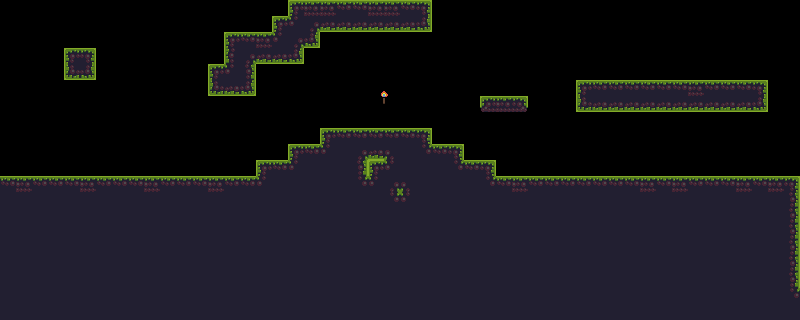

The image is a tile-based game level rendered from a .tmx file. Its description and complete source (layers, tilesets, objects, tile grids) follow:
An orthogonal 50x20 tile map with 16x16 px tiles, 2 tile layers (Tile Layer 1, entity), 2 tilesets.

<map version="1.5" tiledversion="1.7.2" orientation="orthogonal" renderorder="right-down" width="50" height="20" tilewidth="16" tileheight="16" infinite="0" nextlayerid="4" nextobjectid="1">
 <tileset firstgid="1" source="environment.tsx" />
 <tileset firstgid="73" name="torches" tilewidth="32" tileheight="32" tilecount="3" columns="3">
  <image source="torches.png" width="96" height="32" />
  <tile id="0">
   <animation>
    <frame tileid="0" duration="700" />
    <frame tileid="1" duration="700" />
    <frame tileid="2" duration="700" />
   </animation>
  </tile>
 </tileset>
 <layer id="1" name="Tile Layer 1" width="50" height="20">
  <data encoding="csv">
0,0,0,0,0,0,0,0,0,0,0,0,0,0,0,0,0,0,1,44,44,29,2,44,44,2,3,0,0,0,0,0,0,0,0,0,0,0,0,0,0,0,0,0,0,0,0,0,0,0,
0,0,0,0,0,0,0,0,0,0,0,0,0,0,0,0,0,1,30,4,5,26,5,26,5,5,27,0,0,0,0,0,0,0,0,0,0,0,0,0,0,0,0,0,0,0,0,0,0,0,
0,0,0,0,0,0,0,0,0,0,0,0,0,0,1,2,44,30,4,27,0,0,0,0,0,0,0,0,0,0,0,0,0,0,0,0,0,0,0,0,0,0,0,0,0,0,0,0,0,0,
0,0,0,0,1,3,0,0,0,0,0,0,0,0,13,4,26,5,27,0,0,0,0,0,0,0,0,0,0,0,0,0,0,0,0,0,0,0,0,0,0,0,0,0,0,0,0,0,0,0,
0,0,0,0,25,27,0,0,0,0,0,0,0,1,30,15,0,0,0,0,0,0,0,0,0,0,0,0,0,0,0,0,0,0,0,0,0,0,0,0,0,0,0,0,0,0,0,0,0,0,
0,0,0,0,0,0,0,0,0,0,0,0,0,25,26,27,0,0,0,0,0,0,0,0,0,0,0,0,0,0,0,0,0,0,0,0,1,29,2,2,2,29,2,44,29,29,29,3,0,0,
0,0,0,0,0,0,0,0,0,0,0,0,0,0,0,0,0,0,0,0,0,0,0,73,0,0,0,0,0,0,43,44,45,0,0,0,25,5,26,5,5,5,26,5,5,26,5,27,0,0,
0,0,0,0,0,0,0,0,0,0,0,0,0,0,0,0,0,0,0,0,0,0,0,0,0,0,0,0,0,0,0,0,0,0,0,0,0,0,0,0,0,0,0,0,0,0,0,0,0,0,
0,0,0,0,0,0,0,0,0,0,0,0,0,0,0,0,0,0,0,0,1,29,2,2,29,29,3,0,0,0,0,0,0,0,0,0,0,0,0,0,0,0,0,0,0,0,0,0,0,0,
0,0,0,0,0,0,0,0,0,0,0,0,0,0,0,0,0,0,1,29,30,14,4,5,6,14,28,2,3,0,0,0,0,0,0,0,0,0,0,0,0,0,0,0,0,0,0,0,0,0,
0,0,0,0,0,0,0,0,0,0,0,0,0,0,0,0,1,29,30,14,14,14,16,1,30,14,14,14,28,2,3,0,0,0,0,0,0,0,0,0,0,0,0,0,0,0,0,0,0,0,
2,44,29,29,2,44,2,29,29,44,2,29,29,44,29,29,30,14,14,14,14,14,28,30,4,6,14,14,14,14,28,2,44,29,29,2,2,2,29,2,44,2,44,29,29,2,44,2,44,3,
14,14,14,14,14,14,14,14,14,14,14,14,14,14,14,14,14,14,14,14,14,14,14,14,28,30,14,14,14,14,14,14,14,14,14,14,14,14,14,14,14,14,14,14,14,14,14,14,14,15,
14,14,14,14,14,14,14,14,14,14,14,14,14,14,14,14,14,14,14,14,14,14,14,14,14,14,14,14,14,14,14,14,14,14,14,14,14,14,14,14,14,14,14,14,14,14,14,14,14,15,
14,14,14,14,14,14,14,14,14,14,14,14,14,14,14,14,14,14,14,14,14,14,14,14,14,14,14,14,14,14,14,14,14,14,14,14,14,14,14,14,14,14,14,14,14,14,14,14,14,15,
14,14,14,14,14,14,14,14,14,14,14,14,14,14,14,14,14,14,14,14,14,14,14,14,14,14,14,14,14,14,14,14,14,14,14,14,14,14,14,14,14,14,14,14,14,14,14,14,14,16,
14,14,14,14,14,14,14,14,14,14,14,14,14,14,14,14,14,14,14,14,14,14,14,14,14,14,14,14,14,14,14,14,14,14,14,14,14,14,14,14,14,14,14,14,14,14,14,14,14,15,
14,14,14,14,14,14,14,14,14,14,14,14,14,14,14,14,14,14,14,14,14,14,14,14,14,14,14,14,14,14,14,14,14,14,14,14,14,14,14,14,14,14,14,14,14,14,14,14,14,16,
14,14,14,14,14,14,14,14,14,14,14,14,14,14,14,14,14,14,14,14,14,14,14,14,14,14,14,14,14,14,14,14,14,14,14,14,14,14,14,14,14,14,14,14,14,14,14,14,14,28,
14,14,14,14,14,14,14,14,14,14,14,14,14,14,14,14,14,14,14,14,14,14,14,14,14,14,14,14,14,14,14,14,14,14,14,14,14,14,14,14,14,14,14,14,14,14,14,14,14,14
</data>
 </layer>
 <layer id="3" name="entity" width="50" height="20">
  <data encoding="csv">
0,0,0,0,0,0,0,0,0,0,0,0,0,0,0,0,0,0,0,0,0,0,0,0,0,0,0,0,0,0,0,0,0,0,0,0,0,0,0,0,0,0,0,0,0,0,0,0,0,0,
0,0,0,0,0,0,0,0,0,0,0,0,0,0,0,0,0,0,0,0,0,0,0,0,0,0,0,0,0,0,0,0,0,0,0,0,0,0,0,0,0,0,0,0,0,0,0,0,0,0,
0,0,0,0,0,0,0,0,0,0,0,0,0,0,0,0,0,0,0,0,0,0,0,0,0,0,0,0,0,0,0,0,0,0,0,0,0,0,0,0,0,0,0,0,0,0,0,0,0,0,
0,0,0,0,0,0,0,0,0,0,0,0,0,0,0,0,0,0,0,0,0,0,0,0,0,0,0,0,0,0,0,0,0,0,0,0,0,0,0,0,0,0,0,0,0,0,0,0,0,0,
0,0,0,0,0,0,0,0,0,0,0,0,0,0,0,0,0,0,0,0,0,0,0,0,0,0,0,0,0,0,0,0,0,0,0,0,0,0,0,0,0,0,0,0,0,0,0,0,0,0,
0,0,0,0,0,0,0,0,0,0,0,0,0,0,0,0,0,0,0,0,0,0,0,0,0,0,0,0,0,0,0,0,0,0,0,0,0,0,0,0,0,0,0,0,0,0,0,0,0,0,
0,0,0,0,0,0,0,0,0,0,0,0,0,0,0,0,0,0,0,0,0,0,0,0,0,0,0,0,0,0,0,0,0,0,0,0,0,0,0,0,0,0,0,0,0,0,0,0,0,0,
0,0,0,0,0,0,0,0,0,0,0,0,0,0,0,0,0,0,0,0,0,0,0,0,0,0,0,0,0,0,0,0,0,0,0,0,0,0,0,0,0,0,0,0,0,0,0,0,0,0,
0,0,0,0,0,0,0,0,0,0,0,0,0,0,0,0,0,0,0,0,0,0,0,0,0,0,0,0,0,0,0,0,0,0,0,0,0,0,0,0,0,0,0,0,0,0,0,0,0,0,
0,0,0,0,0,0,0,0,0,0,0,0,0,0,0,0,0,0,0,0,0,0,0,0,0,0,0,0,0,0,0,0,0,0,0,0,0,0,0,0,0,0,0,0,0,0,0,0,0,0,
0,0,0,0,0,0,0,0,0,0,0,0,0,0,0,0,0,0,0,0,0,0,0,0,0,0,0,0,0,0,0,0,0,0,0,0,0,0,0,0,0,0,0,0,0,0,0,0,0,0,
0,0,0,0,0,0,0,0,0,0,0,0,0,0,0,0,0,0,0,0,0,0,0,0,0,0,0,0,0,0,0,0,0,0,0,0,0,0,0,0,0,0,0,0,0,0,0,0,0,0,
0,0,0,0,0,0,0,0,0,0,0,0,0,0,0,0,0,0,0,0,0,0,0,0,0,0,0,0,0,0,0,0,0,0,0,0,0,0,0,0,0,0,0,0,0,0,0,0,0,0,
0,0,0,0,0,0,0,0,0,0,0,0,0,0,0,0,0,0,0,0,0,0,0,0,0,0,0,0,0,0,0,0,0,0,0,0,0,0,0,0,0,0,0,0,0,0,0,0,0,0,
0,0,0,0,0,0,0,0,0,0,0,0,0,0,0,0,0,0,0,0,0,0,0,0,0,0,0,0,0,0,0,0,0,0,0,0,0,0,0,0,0,0,0,0,0,0,0,0,0,0,
0,0,0,0,0,0,0,0,0,0,0,0,0,0,0,0,0,0,0,0,0,0,0,0,0,0,0,0,0,0,0,0,0,0,0,0,0,0,0,0,0,0,0,0,0,0,0,0,0,0,
0,0,0,0,0,0,0,0,0,0,0,0,0,0,0,0,0,0,0,0,0,0,0,0,0,0,0,0,0,0,0,0,0,0,0,0,0,0,0,0,0,0,0,0,0,0,0,0,0,0,
0,0,0,0,0,0,0,0,0,0,0,0,0,0,0,0,0,0,0,0,0,0,0,0,0,0,0,0,0,0,0,0,0,0,0,0,0,0,0,0,0,0,0,0,0,0,0,0,0,0,
0,0,0,0,0,0,0,0,0,0,0,0,0,0,0,0,0,0,0,0,0,0,0,0,0,0,0,0,0,0,0,0,0,0,0,0,0,0,0,0,0,0,0,0,0,0,0,0,0,0,
0,0,0,0,0,0,0,0,0,0,0,0,0,0,0,0,0,0,0,0,0,0,0,0,0,0,0,0,0,0,0,0,0,0,0,0,0,0,0,0,0,0,0,0,0,0,0,0,0,0
</data>
 </layer>
</map>
